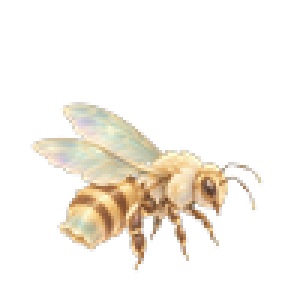
#> input picture assets/farming/p109/runtime/animals/bell_bee/adult.png, 96 x 96 px (shown 3 times larger)
$ python -i export_p1010_animals.py   (imports and definitions only)
#> lines starting #> are read from the running program, lines starting #| are printed output that depends on the picture
# -*- coding: utf-8 -*-
"""P10.10 动物视野叠层：运行缩略图导出。

从 p109 source 两个清单读取 17 种养殖条目的成体/幼体图，产出：
- assets/farming/p109/runtime/animals/<species>/{adult,juvenile}.png
  （96px 方形画布、alpha 裁剪、保持原比例、底边中心锚点）
- assets/farming/p109/runtime/animal_manifest.json（路径/sha256/画布/锚点/显示尺寸）

仅做尺寸与画布整理，不修内容（沿用 P10.9 接入规则）。可重复运行，幂等覆盖。
"""
import hashlib
import json
import os

from PIL import Image

ROOT = os.path.abspath(os.path.join(os.path.dirname(__file__), "..", ".."))
SRC = os.path.join(ROOT, "assets", "farming", "p109", "source")
OUT_DIR = os.path.join(ROOT, "assets", "farming", "p109", "runtime", "animals")
OUT_MANIFEST = os.path.join(ROOT, "assets", "farming", "p109", "runtime", "animal_manifest.json")
CANVAS = 96
HABITAT = {"bell_bee", "purifying_mat"}  # 关联设施的群体条目，同表处理


# [6 lines left out: function sha256, not called in this run]


ANIMAL_CATEGORIES = {"animals", "aquatic", "living"}  # 陆生/水生/设施关联群体


# [13 lines left out: function collect, not called in this run]


def export_one(src, dst):
#> called with dst = 'out.png'
    im = Image.open(src).convert("RGBA")
#> im is the input picture: PIL image 96x96 RGBA; mean R, G, B, A 41.5, 36.3, 28.4, 46.8
    alpha = im.getchannel("A")
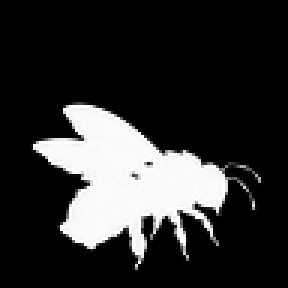
#> alpha: PIL image 96x96 L (shown 3 times larger); min 0, max 255, mean 46.8
    box = alpha.getbbox()
#> box = (10, 34, 88, 91)
    if box:
        im = im.crop(box)
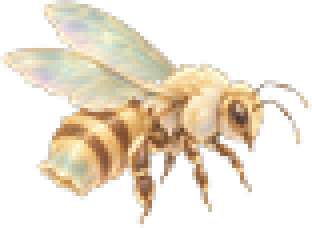
#> im: PIL image 78x57 RGBA (shown 4 times larger); mean R, G, B, A 86, 75.3, 58.9, 97.1; transparent parts drawn white
    w, h = im.size
#> w = 78; h = 57
    scale = min((CANVAS - 8) / w, (CANVAS - 8) / h)
#> scale = 1.13
    nw, nh = max(1, round(w * scale)), max(1, round(h * scale))
#> nw = 88; nh = 64
    im = im.resize((nw, nh), Image.LANCZOS)
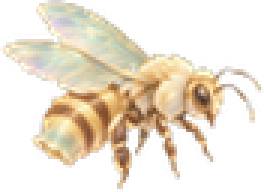
#> im: PIL image 88x64 RGBA (shown 3 times larger); mean R, G, B, A 99.7, 86.7, 67.5, 97.3; transparent parts drawn white
    canvas = Image.new("RGBA", (CANVAS, CANVAS), (0, 0, 0, 0))
#> canvas: PIL image 96x96 RGBA; every value is 0
    canvas.paste(im, ((CANVAS - nw) // 2, CANVAS - 4 - nh), im)
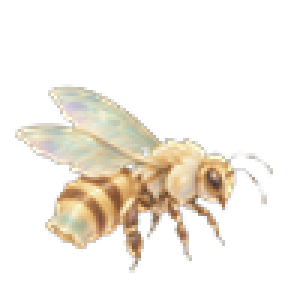
#> canvas: PIL image 96x96 RGBA (shown 3 times larger); mean R, G, B, A 48.5, 42.7, 33.6, 55.4; transparent parts drawn white
    canvas.save(dst)
    return {"canvas_px": [CANVAS, CANVAS], "anchor_uv": [0.5, (CANVAS - 4) / CANVAS],
            "aspect": round(nh / nw, 3)}


# [25 lines left out: function main, not called in this run]


# [2 lines not run here, left out]

>>> result = export_one('../../assets/farming/p109/runtime/animals/bell_bee/adult.png', 'out.png')

$ run again, on assets/farming/p109/runtime/animals/compost_mouse/adult.png
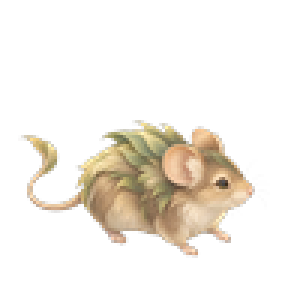
#> input picture assets/farming/p109/runtime/animals/compost_mouse/adult.png, 96 x 96 px (shown 3 times larger)
#> in export_one, im is the input picture: PIL image 96x96 RGBA; mean R, G, B, A 38.5, 33, 24.8, 48.3
#> in export_one, `alpha = im.getchannel("A")`:
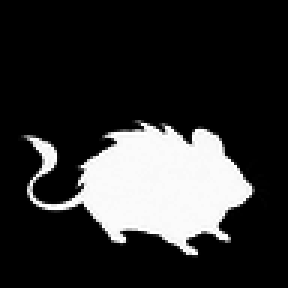
#> alpha: PIL image 96x96 L (shown 3 times larger); min 0, max 255, mean 48.3
#> box = (6, 40, 90, 86)
#> in export_one, `canvas.paste(im, ((CANVAS - nw) // 2, CANVAS - 4 - nh), im)`:
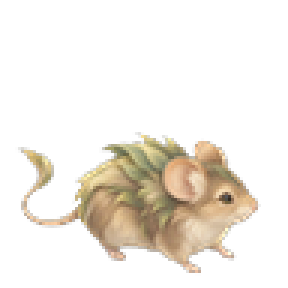
#> canvas: PIL image 96x96 RGBA (shown 3 times larger); mean R, G, B, A 39.3, 33.7, 25.4, 50; transparent parts drawn white

$ run again, on assets/farming/p109/runtime/animals/dew_shell_snail/adult.png
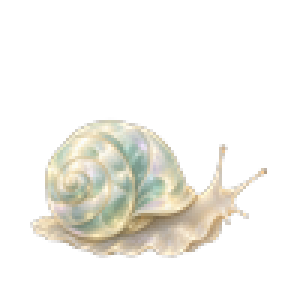
#> input picture assets/farming/p109/runtime/animals/dew_shell_snail/adult.png, 96 x 96 px (shown 3 times larger)
#> in export_one, im is the input picture: PIL image 96x96 RGBA; mean R, G, B, A 47.7, 46.2, 40.3, 57.3
#> in export_one, `alpha = im.getchannel("A")`:
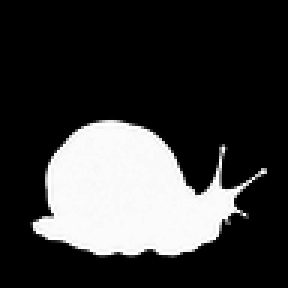
#> alpha: PIL image 96x96 L (shown 3 times larger); min 0, max 255, mean 57.3
#> box = (10, 39, 90, 86)
#> in export_one, `canvas.paste(im, ((CANVAS - nw) // 2, CANVAS - 4 - nh), im)`:
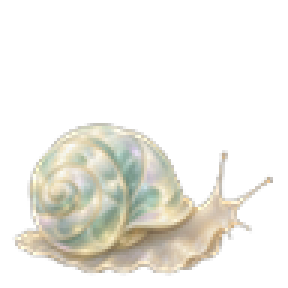
#> canvas: PIL image 96x96 RGBA (shown 3 times larger); mean R, G, B, A 55, 53.5, 46.7, 66.7; transparent parts drawn white
